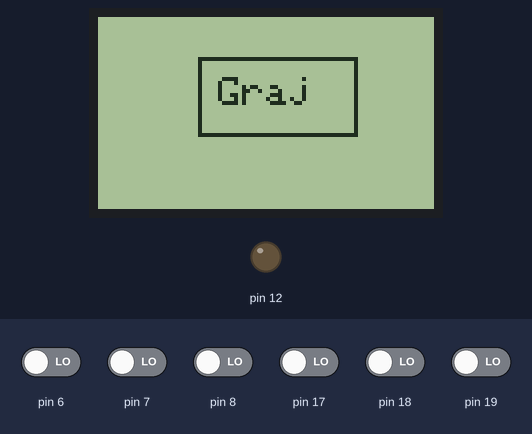
Recording of a sketch running on a simulated Arduino Uno, built with avr-gcc and run on an emulated ATmega328P. Parts: 84×48 one-colour display, output pins drawn as LEDs (lit = HIGH). The inputs (shaded band) are chosen by the test bench; at power-on: pin 6–8, pin 17–19 LOW. Random numbers use the default seed unless the sketch sets one.

Above: at 1.3 s.
1.4 s: pin 18 driven HIGH
At 2.02 s:
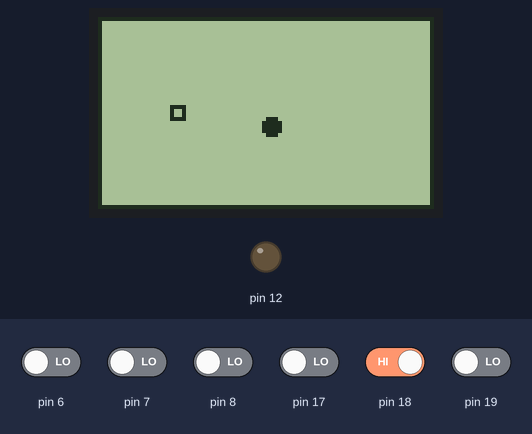
4.1 s: pin 19 driven HIGH
At 4.39 s:
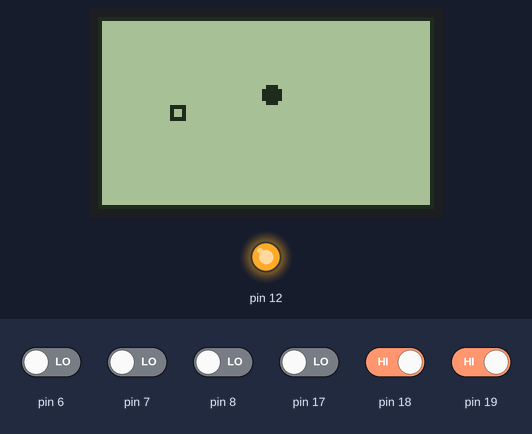
6.5 s: pin 6 driven HIGH
At 6.76 s:
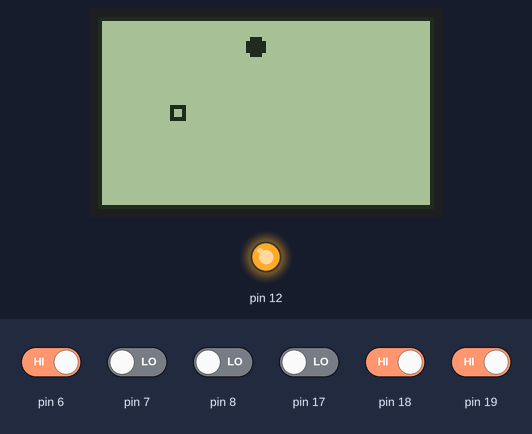
8.1 s: pin 6 driven LOW and pin 7 driven HIGH
At 10.18 s:
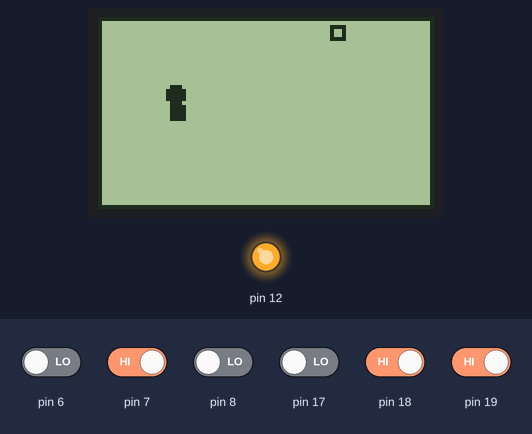
11.1 s: pin 8 driven HIGH
At 11.47 s:
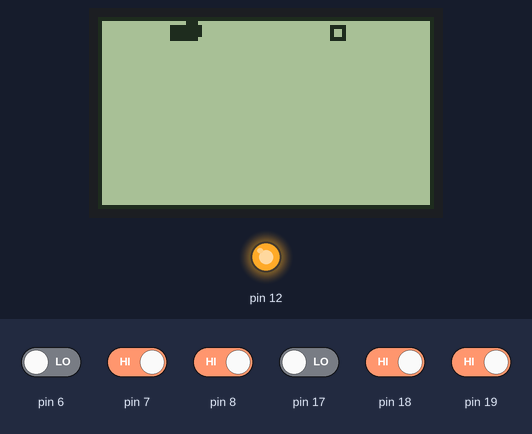
12.8 s: pin 6 driven HIGH
At 13.03 s:
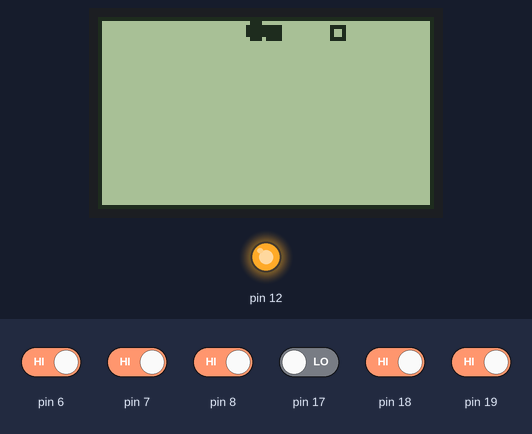
Timing chart, 0 to 15.4 s (numbered marks = the images above; inputs shaded):
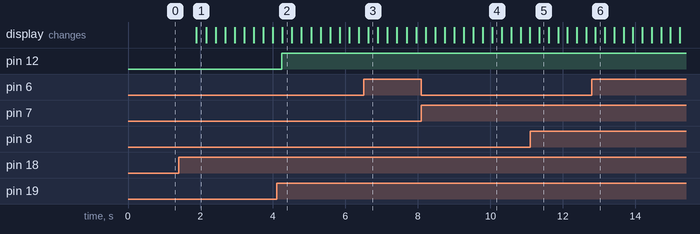

The sketch:

SM_projekt.ino
```cpp
#include <SPI.h>
#include <Adafruit_GFX.h>
#include <gfxfont.h>

#include <Adafruit_PCD8544.h>
#include "Macros.h"

Adafruit_PCD8544 display = Adafruit_PCD8544(SCLK, DN, DC, SCE, RST);

/*
 * 0 - Menu
 * 1 - Game
 */
int gameState = 0;
int menuHighLight = 0;
float gameSpeed = 250;
bool ledState = false;

bool debounceAButton(){
  static bool clicked = false;
  if(digitalRead(A_BUTTON)==1){
    if(clicked){
      return false;
    }else{
      clicked = true;
      return true;
    }
  }else{
    clicked = false;
    return false;
  }
}


bool debounceBButton(){
  static bool clicked = false;
  if(digitalRead(B_BUTTON)==1){
    if(clicked){
      return false;
    }else{
      clicked = true;
      return true;
    }
  }else{
    clicked = false;
    return false;
  }
}

class Food{
  public:
  int posx;
  int posy;
  Food(){
    posx  = random(20)*4+2;
    posy  = random(11)*4+2;
  }

  void Draw(){
    display.drawRect(posx,posy,4,4,BLACK);
  }
};

class Snake
{

  public:
      Snake(){
      first = new element();
      last = first;
      first->posx= 42;
      first->posy= 22;
      first->next = NULL;
      Direction = 1;
    }

    void setDirection(int dir){
      if(dir>3 || dir<0)
        return;
      Direction = dir;
    }

    int getDirection(){
      return Direction;
    }

    void Move(){
      last->next = first;
      first->posx = last->posx;
      first->posy = last->posy;
      first = first->next;
      last = last->next;
      last->next = NULL;
      switch(Direction){
        case 0:
          goUp();
          break;
        case 1:
          goDown();
          break;
        case 2:
          goLeft();
          break;
        case 3:
          goRight();
          break;
      }
    }

     void Add(){
      element* add = new element();
      add->next = first;
      first = add;
    }

    void Clear(){
      element* ptr = first;
      while(ptr != NULL){
        element* pom = ptr->next;
        delete ptr;
        ptr = pom;
      }
      first = NULL;
      last = NULL;
    }

    void Draw(){
      element* ptr = first;
      while(ptr!= last){
        // Narysuj kwadraty
        int x = ptr->posx;
        int y = ptr->posy;
        display.fillRect(x,y ,snakeSize ,snakeSize ,BLACK);
        ptr = ptr->next;
      }
      int x = ptr->posx;
      int y = ptr->posy;
      display.fillCircle(x+1,y+1,2,BLACK);
    }

    bool isCollidingWith(Food* p){
      if(p->posx == last->posx && p->posy == last->posy)
        return true;
      return false;

    }

    bool isCollidingWithItself(){
      if(first == last)
        return false;
      element* ptr = first->next;
      while(ptr != last){
        if(ptr->posx == last->posx && ptr->posy ==last->posy){
          return true;
        }
        ptr = ptr->next;
      }
      return false;
    }

  private:
  static const int snakeSize = 4;
  int Direction;

  struct element{
    int posx;
    int posy;
    element* next;
  };

  element* first;
  element* last;

     void goUp(){
      last->posy-=snakeSize;
      if(last->posy <0)
        last->posy = 42;
    }

    void goDown(){

      last->posy+=snakeSize;
      if(last->posy > 42)
        last->posy = 2;

    }

    void goLeft(){


        last->posx-=snakeSize;
      if(last->posx < 0 )
        last->posx = 78;
    }

    void goRight(){
      last->posx+=snakeSize;
      if(last->posx > 78)
        last->posx = 2;
    }
};

Food* food;
Snake* snake;

void menuEvents(){
  if(debounceAButton()){
    gameState = 1;
    snake = new Snake();
    food = new Food();
    gameSpeed = 250;
  }
  if(debounceBButton()){
    ledState = !ledState;
    digitalWrite(LED_DISPLAY, ledState);
  }
}

void drawMenu(){

  display.setTextSize(1);
  display.setTextColor(BLACK);
  display.setCursor(30,15);
  display.print("Graj");
  display.drawRect(25 , 10, 40, 20, BLACK);
}

void gameEvents(){
  if(digitalRead(UP_BUTTON) == 1){
    if(snake->getDirection()!=1)
      snake->setDirection(0);
  }

  if(digitalRead(DOWN_BUTTON) == 1){
    if(snake->getDirection()!=0)
      snake->setDirection(1);
  }

  if(digitalRead(LEFT_BUTTON) == 1){
    if(snake->getDirection()!=3)
      snake->setDirection(2);
  }

  if(digitalRead(RIGHT_BUTTON) == 1){
    if(snake->getDirection()!=2)
      snake->setDirection(3);
  }

  if(digitalRead(A_BUTTON) == 1){

  }

  if(debounceBButton()){
    ledState = !ledState;
    digitalWrite(LED_DISPLAY, ledState);
  }
}

void Collisions(){

  if(snake->isCollidingWithItself()){
    snake->Clear();
    delete snake;
    delete food;
    snake = NULL;
    food = NULL;
    gameState = 2;
    gameSpeed = 250;
    return;
  }

  if(snake->isCollidingWith(food)){
    snake->Add();
    delete food;
    food = new Food();
    if(gameSpeed > 75)
      gameSpeed-=5;
  }


}

void Draw(){
  display.drawRect(0,0,SCREEN_WIDTH,SCREEN_HEIGHT,BLACK);
  if(snake != NULL) snake->Draw();
  if(food != NULL) food->Draw();
}

void gameOverEvents(){
  if(debounceAButton()){
    gameState = 0;
  }
  if(debounceBButton()){
    ledState = !ledState;
    digitalWrite(LED_DISPLAY, ledState);
  }
}

void drawGameOver(){
  display.drawRect(0,0,SCREEN_WIDTH,SCREEN_HEIGHT,BLACK);
  display.setCursor(0,1);
  display.setTextSize(2);
  display.setTextColor(BLACK);
  display.println("GAME");
  display.print("OVER");
  display.setCursor(1,30);
  display.setTextSize(1);
  display.println("wcisnij A aby kontynuowac");

}

void Move(){
  if(snake != NULL) snake->Move();
}

void setup() {
  pinMode(UP_BUTTON,INPUT);
  pinMode(DOWN_BUTTON,INPUT);
  pinMode(LEFT_BUTTON,INPUT);
  pinMode(RIGHT_BUTTON,INPUT);
  pinMode(A_BUTTON,INPUT);
  pinMode(B_BUTTON,INPUT);
  pinMode(A2,INPUT);
  Serial.begin(9600);
  display.begin();
  display.clearDisplay();
  display.setContrast(55);
  display.setRotation(2);
  snake = new Snake();
  food = new Food();
  randomSeed(analogRead(2));
  pinMode(LED_DISPLAY,OUTPUT);
}

void loop() {
  switch(gameState){
    case 0:{
      menuEvents();
      drawMenu();
      break;
    }
    case 1:{
      gameEvents();
      Collisions();
      Move();
      Draw();
      break;
    }
    case 2:{
      gameOverEvents();
      drawGameOver();
      break;
    }
  }
  display.display();
  //delay(((int)(40/gameSpeed)));
  delay(gameSpeed);
  display.clearDisplay();
}
```

Measured:
- after the input at 1.4 s, the display: changes after 0.49 s (image 1)
- after the input at 4.1 s, pin 12: LOW → HIGH after 0.15 s
